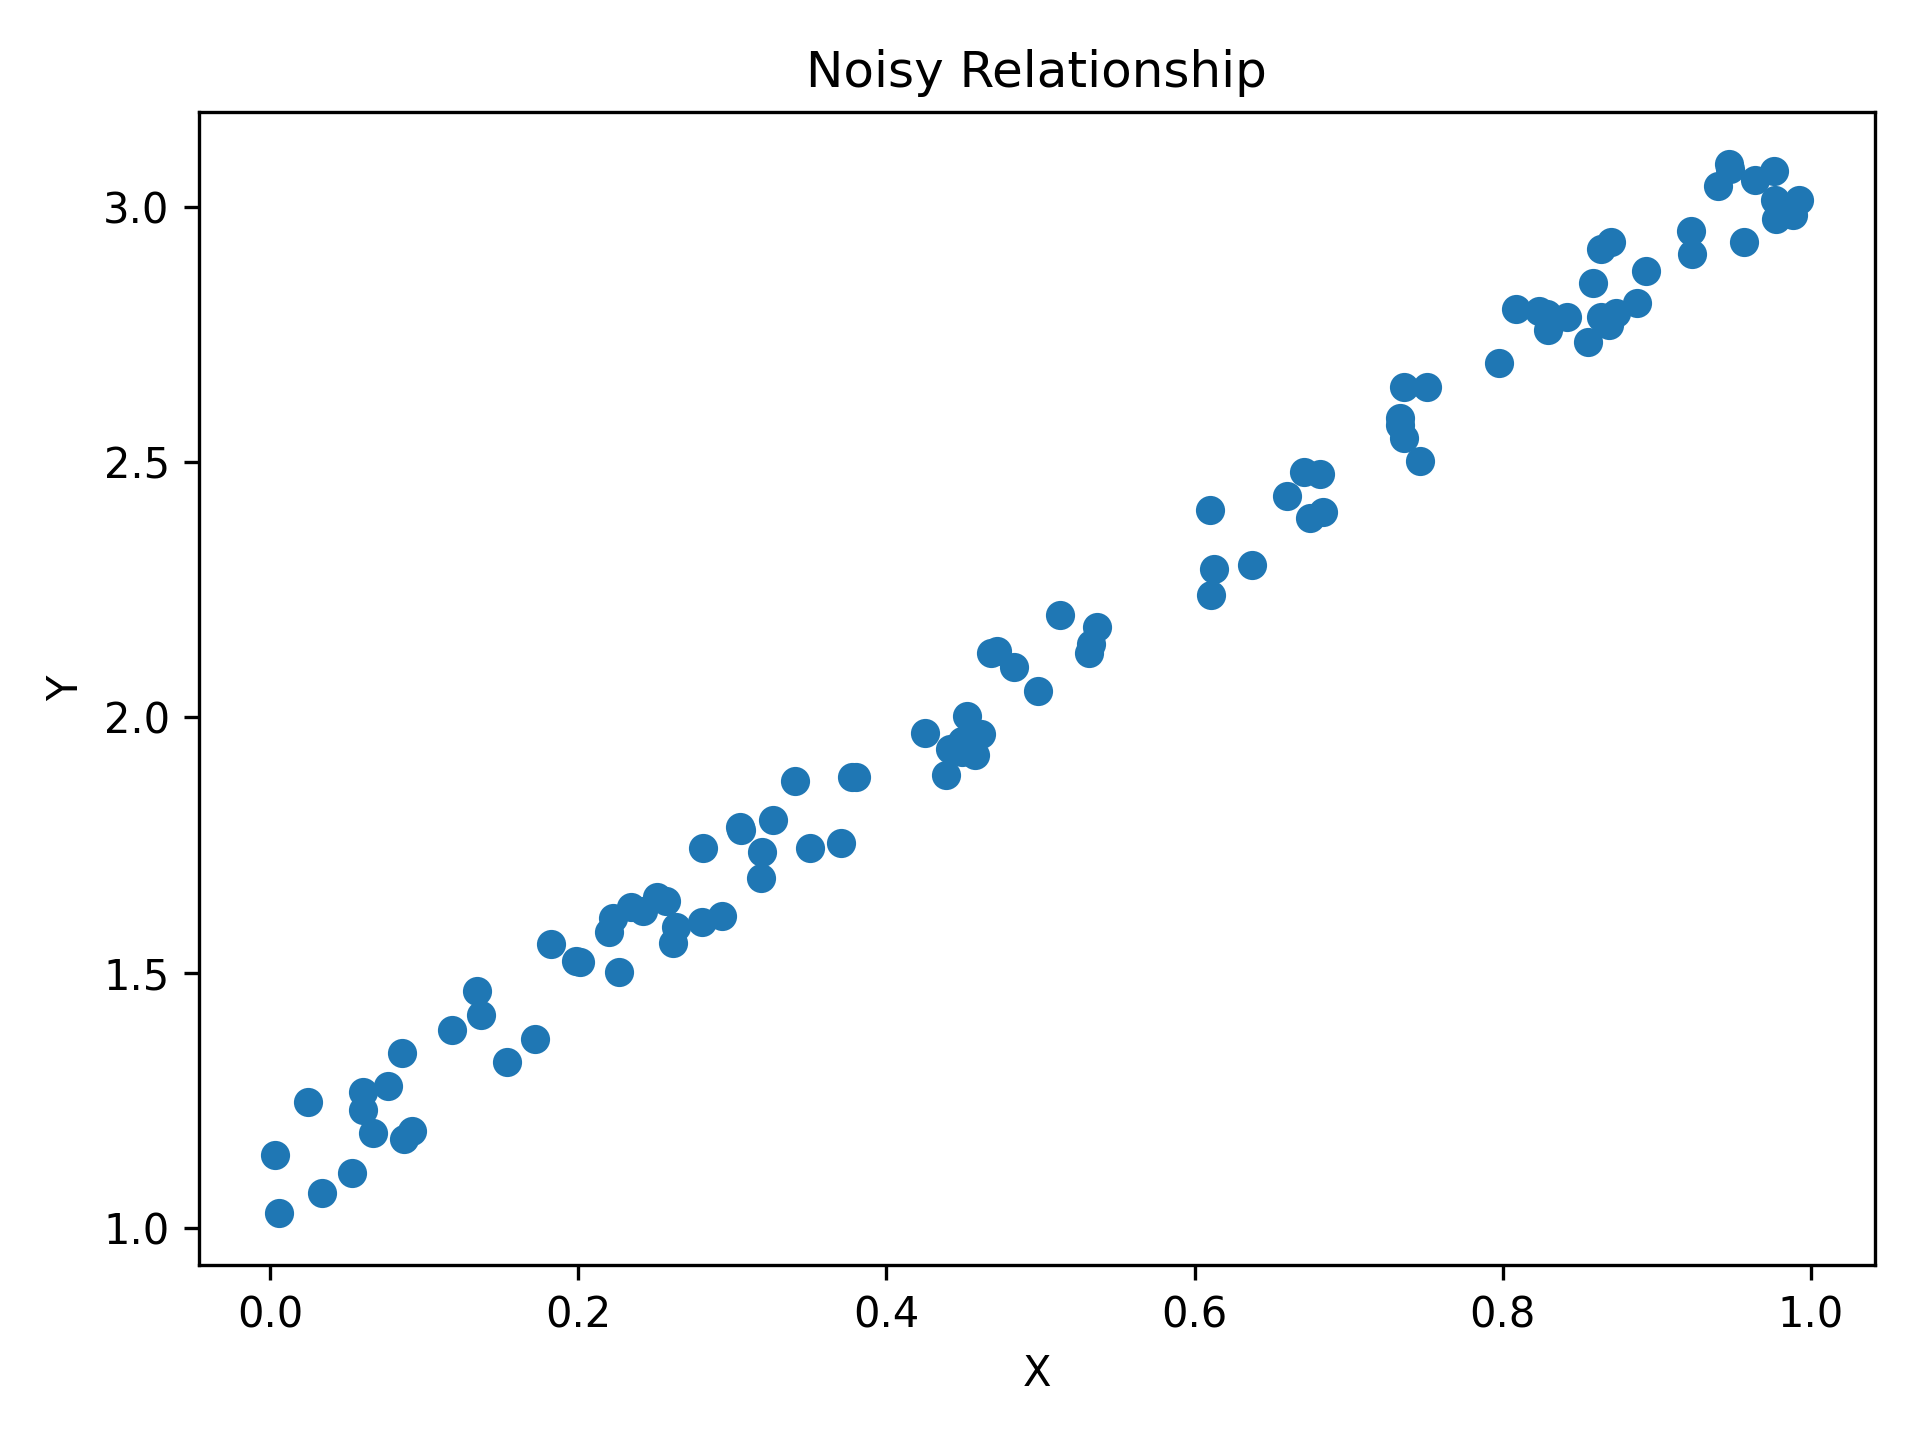

The Python source for this figure:
"""Created on Mar 08 02:42:03 2026"""

import matplotlib.pyplot as plt
import numpy as np

from plotez import plot_xy

# set a default generator for reproducibility
rng = np.random.default_rng(1234)

x = rng.random(100)
y = 2 * x + 1 + rng.random(x.shape) * 0.2

# use of `is_scatter` parameter to generate the scatter plot
plot_xy(x, y, x_label="X", y_label="Y", plot_title="Noisy Relationship", is_scatter=True)

# plt.show()
plt.savefig("RTD_E3_scatter_plot.png", dpi=300)
plt.close()
